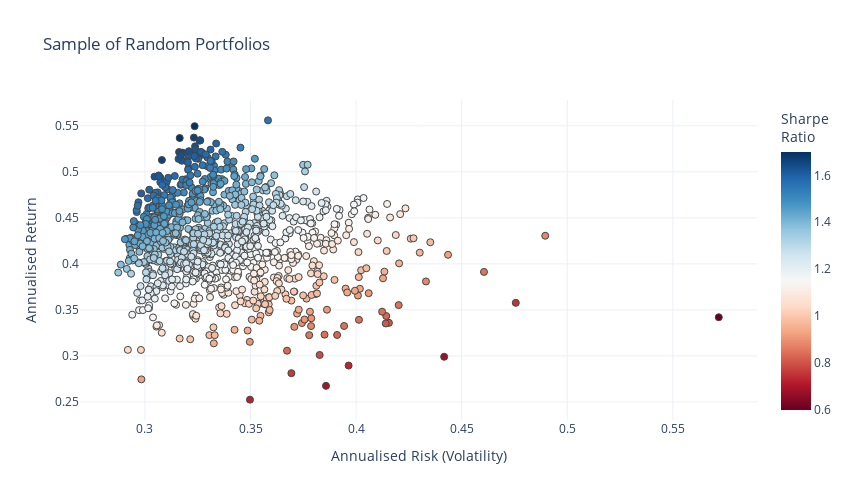

This figure's notebook cell:
### Code cell
#-- Plot the risk vs. return of randomly generated portfolios
#-- Convert the list from before into an array for easy plotting
mean_variance_pairs = np.array(mean_variance_pairs)

risk_free_rate=0 #-- Include risk free rate here

fig = go.Figure()
fig.add_trace(go.Scatter(x=mean_variance_pairs[:,1]**0.5, y=mean_variance_pairs[:,0], 
                      marker=dict(color=(mean_variance_pairs[:,0]-risk_free_rate)/(mean_variance_pairs[:,1]**0.5), 
                                  showscale=True, 
                                  size=7,
                                  line=dict(width=1),
                                  colorscale="RdBu",
                                  colorbar=dict(title="Sharpe<br>Ratio")
                                 ), 
                      mode='markers'))
fig.update_layout(template='plotly_white',
                  xaxis=dict(title='Annualised Risk (Volatility)'),
                  yaxis=dict(title='Annualised Return'),
                  title='Sample of Random Portfolios',
                  width=850,
                  height=500)
# fig.update_xaxes(range=[0.18, 0.32])
# fig.update_yaxes(range=[0.02,0.27])
# fig.update_layout(coloraxis_colorbar=dict(title="Sharpe Ratio"))
fig.show()

### Figure 1 — Plotly figure (JSON) as saved in the notebook; plotly's stock layout.template omitted (floating-point values rounded to 4 significant figures; data arrays with more than 128 entries replaced by an {"elided": "..."} marker saying what was removed)
{"data": [{"marker": {"color": {"elided": "1000 float values"}, "colorbar": {"title": {"text": "Sharpe<br>Ratio"}}, "colorscale": [[0, "rgb(103,0,31)"], [0.1, "rgb(178,24,43)"], [0.2, "rgb(214,96,77)"], [0.3, "rgb(244,165,130)"], [0.4, "rgb(253,219,199)"], [0.5, "rgb(247,247,247)"], [0.6, "rgb(209,229,240)"], [0.7, "rgb(146,197,222)"], [0.8, "rgb(67,147,195)"], [0.9, "rgb(33,102,172)"], [1, "rgb(5,48,97)"]], "line": {"width": 1}, "showscale": true, "size": 7}, "mode": "markers", "type": "scatter", "x": {"elided": "1000 float values"}, "y": {"elided": "1000 float values"}}], "layout": {"height": 500, "title": {"text": "Sample of Random Portfolios"}, "width": 850, "xaxis": {"title": {"text": "Annualised Risk (Volatility)"}}, "yaxis": {"title": {"text": "Annualised Return"}}}}
